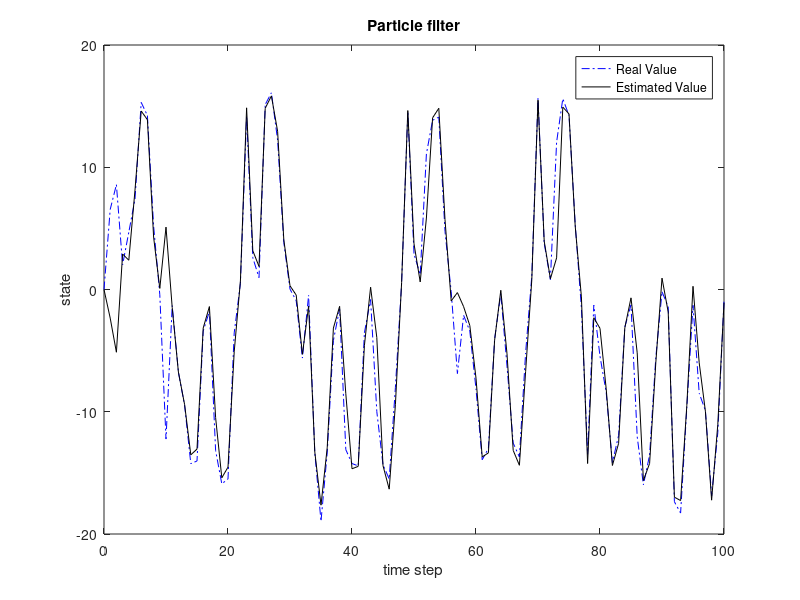
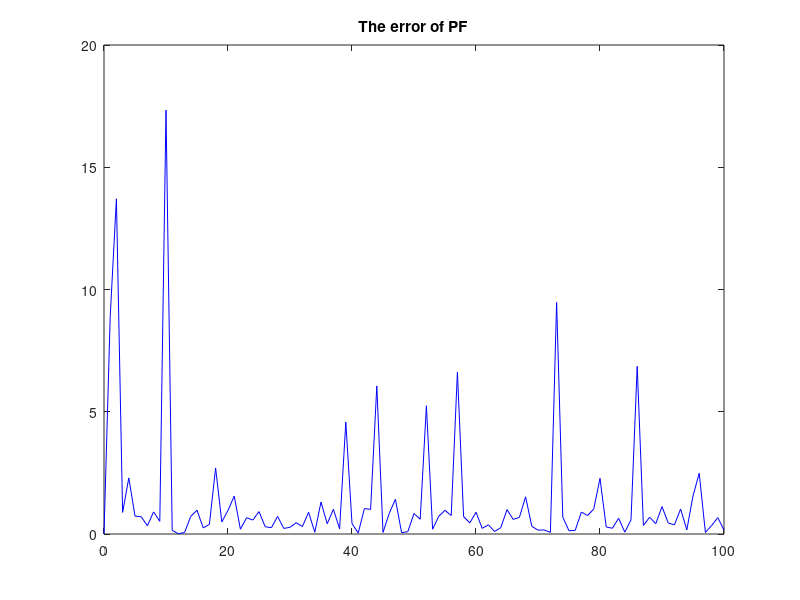

These charts were generated, in order, by the following MATLAB code:
clc;
clear all;
close all;
x = 0;
R = 1;
Q = 1;
tf = 100;
N = 100; 
P = 2;
xhatPart = x;
for i = 1 : N
    xpart(i) = x + sqrt(P) * randn;
end
xArr = [x];
yArr = [x^2 / 20 + sqrt(R) * randn];
xhatArr = [x];
PArr = [P];
xhatPartArr = [xhatPart];
for k = 1 : tf 
    
    x = 0.5 * x + 25 * x / (1 + x^2) + 8 * cos(1.2*(k-1)) + sqrt(Q) * randn;
    
    y = x^2 / 20 + sqrt(R) * randn;
    for i = 1 : N
        xpartminus(i) = 0.5 * xpart(i) + 25 * xpart(i) / (1 + xpart(i)^2) ...
            + 8 * cos(1.2*(k-1)) + sqrt(Q) * randn;
        ypart = xpartminus(i)^2 / 20;
        vhat = y - ypart;
        q(i) = (1 / sqrt(R) / sqrt(2*pi)) * exp(-vhat^2 / 2 / R);
    end
    qsum = sum(q);
    for i = 1 : N
        q(i) = q(i) / qsum;
    end
    for i = 1 : N
        u = rand;
        qtempsum = 0;
        for j = 1 : N
            
            qtempsum = qtempsum + q(j);
            if qtempsum >= u
                xpart(i) = xpartminus(j);
                break;
            end
        end
    end
    xhatPart = mean(xpart);
    
    xArr = [xArr x];
    yArr = [yArr y];
    % xhatArr = [xhatArr xhat];?
    PArr = [PArr P];
    xhatPartArr = [xhatPartArr xhatPart];
end
t = 0 : tf;
figure;
plot(t, xArr, 'b-.', t, xhatPartArr, 'k-');
legend('Real Value','Estimated Value');
set(gca,'FontSize',10);
xlabel('time step');
ylabel('state');
title('Particle filter')
xhatRMS = sqrt((norm(xArr - xhatArr))^2 / tf);
xhatPartRMS = sqrt((norm(xArr - xhatPartArr))^2 / tf);
figure;
plot(t,abs(xArr-xhatPartArr),'b');
title('The error of PF')

%%
%ref: https://blog.csdn.net/u010545732/article/details/17462941